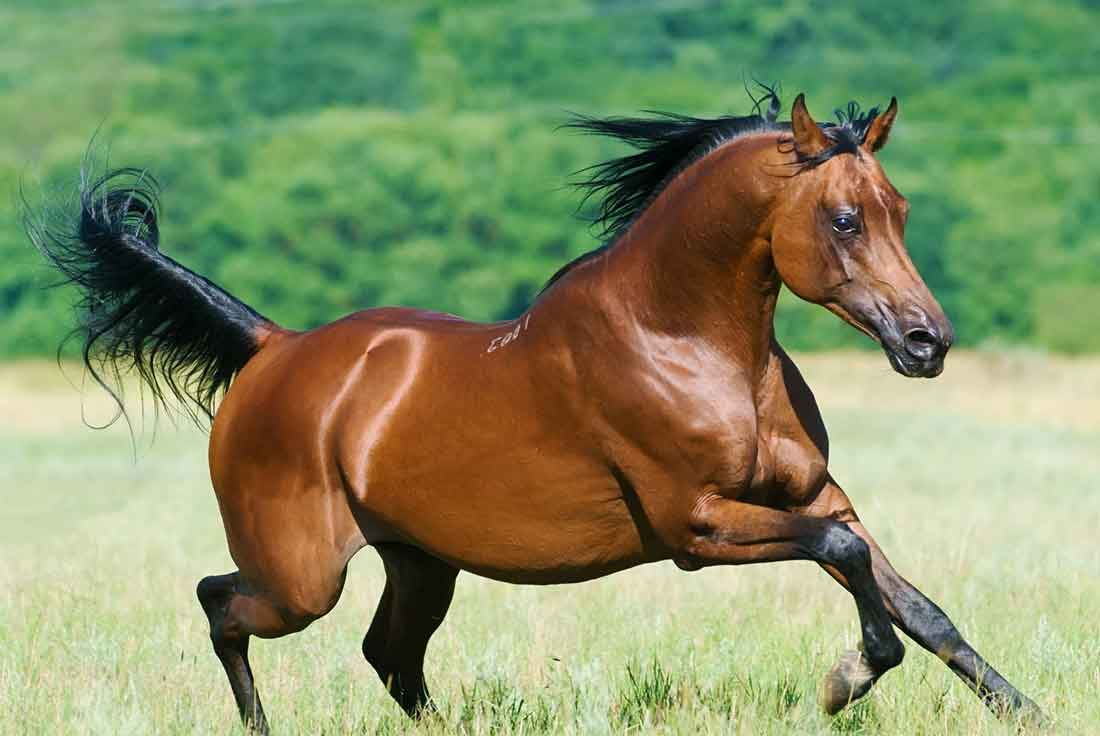
#> input picture week5/img.jpg, 1100 x 736 px
$ python denemeopencv.py
#> lines starting #> are read from the running program, lines starting #| are printed output that depends on the picture; after the words box and inside, x2 and y2 are one past the last pixel; in counts of white or black regions, pixels touching at a corner belong together
import cv2
import matplotlib.pyplot as plt
import numpy as np

img =cv2.imread("img.jpg")
#> img is the input picture: shape (736, 1100, 3); mean B, G, R 102.8, 144.7, 132.4


gray = cv2.cvtColor(img,cv2.COLOR_BGR2GRAY)
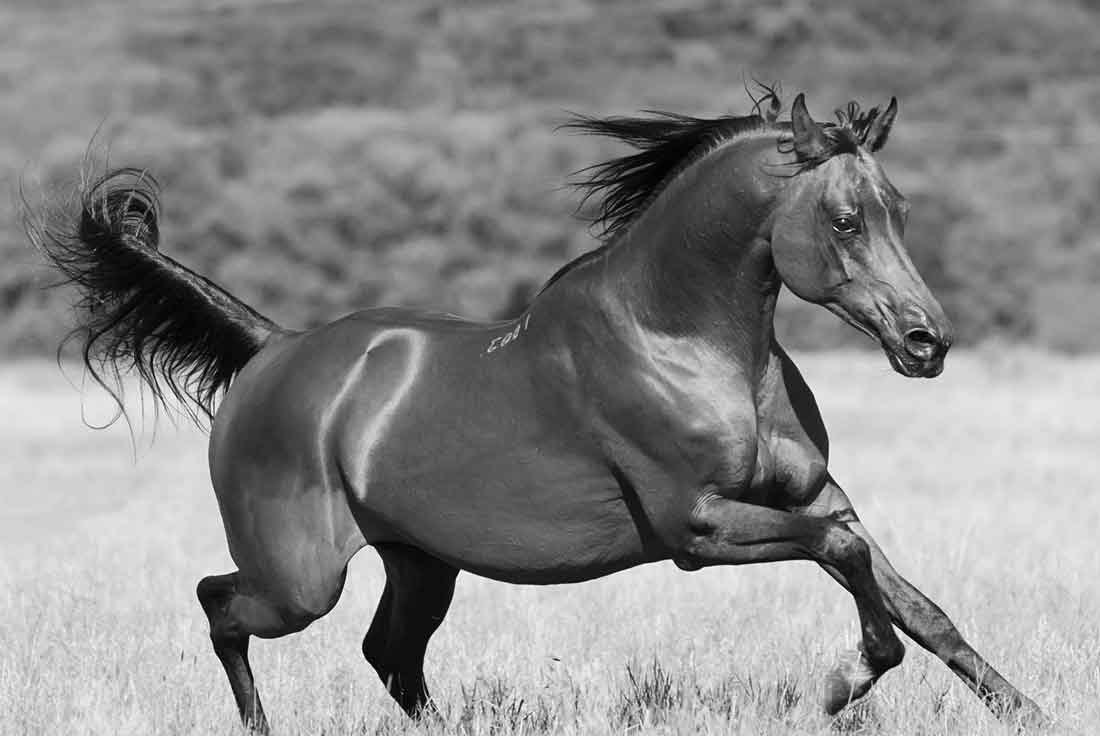
#> gray: shape (736, 1100); min 0, max 254, mean 136.3

blured = cv2.blur(gray,(5,5))

(thresh, blackAndWhiteImage) = cv2.threshold(gray, 200, 255, cv2.THRESH_BINARY)
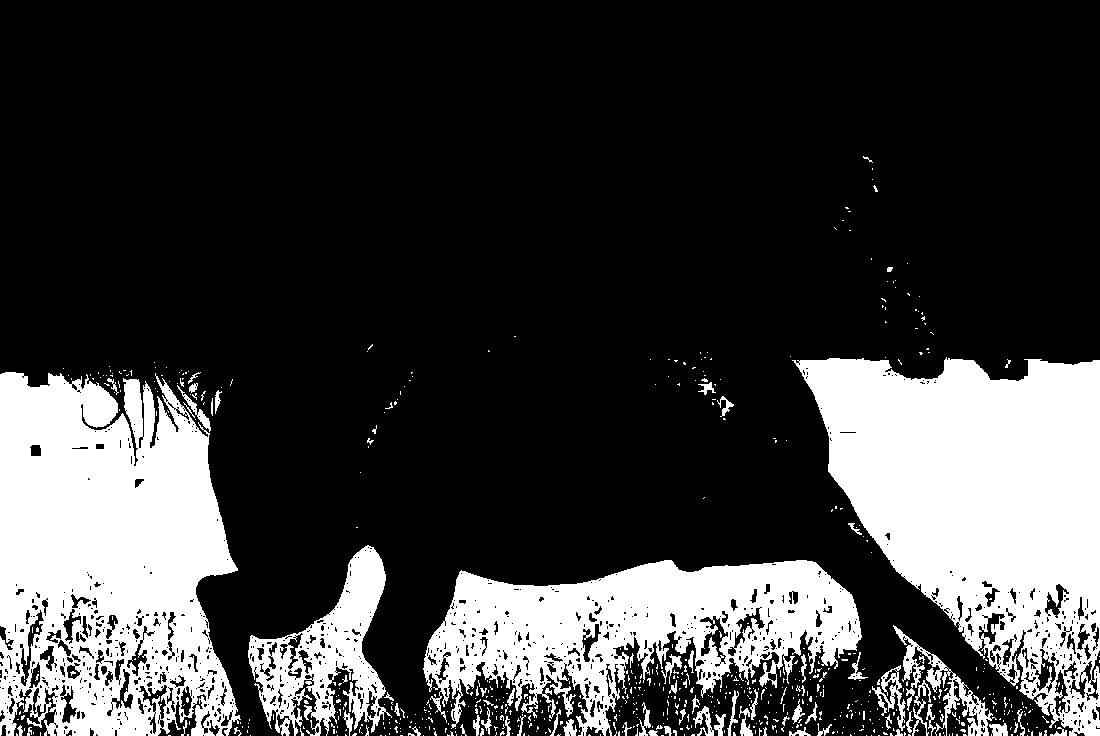
#> blackAndWhiteImage: shape (736, 1100); 24.1% white; 702 white regions (625 under 20 px), largest, box (x1, y1, x2, y2) and area: (792, 357, 1100, 736) 68065, (0, 372, 241, 736) 66017, (423, 560, 862, 736) 39297

cv2.imshow("gray",gray)
cv2.imshow("bandw",blackAndWhiteImage)
cv2.imshow("blur",blured)


cv2.waitKey()
cv2.destroyAllWindows()
